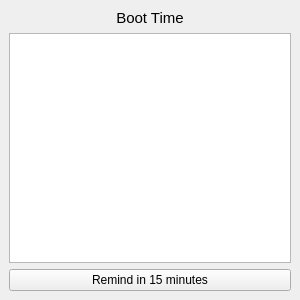
<?xml version="1.0" encoding="UTF-8"?>
<ui version="4.0">
 <class>MainWindow</class>
 <widget class="QMainWindow" name="MainWindow">
  <property name="geometry">
   <rect>
    <x>0</x>
    <y>0</y>
    <width>300</width>
    <height>300</height>
   </rect>
  </property>
  <property name="sizePolicy">
   <sizepolicy hsizetype="Preferred" vsizetype="Preferred">
    <horstretch>0</horstretch>
    <verstretch>0</verstretch>
   </sizepolicy>
  </property>
  <property name="windowTitle">
   <string>FixHabit</string>
  </property>
  <widget class="QWidget" name="centralwidget">
   <property name="sizePolicy">
    <sizepolicy hsizetype="Preferred" vsizetype="Preferred">
     <horstretch>0</horstretch>
     <verstretch>0</verstretch>
    </sizepolicy>
   </property>
   <layout class="QGridLayout" name="gridLayout">
    <item row="0" column="0">
     <layout class="QVBoxLayout" name="verticalLayout">
      <item>
       <widget class="QLabel" name="bootTime">
        <property name="font">
         <font>
          <pointsize>11</pointsize>
         </font>
        </property>
        <property name="text">
         <string>Boot Time</string>
        </property>
        <property name="alignment">
         <set>Qt::AlignCenter</set>
        </property>
       </widget>
      </item>
      <item>
       <widget class="QListView" name="taskLists">
        <property name="font">
         <font>
          <pointsize>11</pointsize>
         </font>
        </property>
       </widget>
      </item>
      <item>
       <widget class="QPushButton" name="remind">
        <property name="text">
         <string>Remind in 15 minutes</string>
        </property>
       </widget>
      </item>
     </layout>
    </item>
   </layout>
  </widget>
 </widget>
 <resources/>
 <connections/>
</ui>
